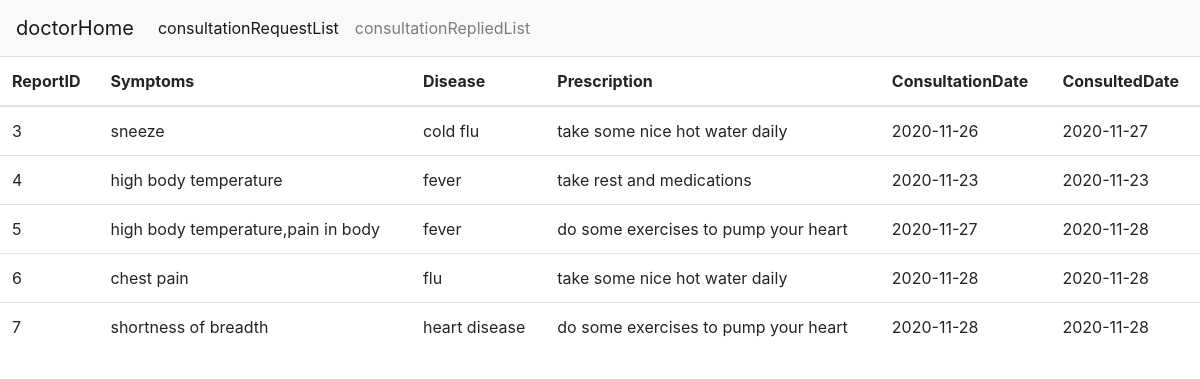
Screenshot of /doctor/patientHealthRecord?uid=1 (signed in) with the database file from the repository.
### app.py (models this page shows, shortened)
class healthRecord(Base):
    __tablename__='healthRecord'
    hid=Column(Integer,primary_key=True)
    uid=Column(Integer, nullable=False)
    did=Column(Integer,nullable=True)
    symptoms=Column(String(100),nullable=False)
    diseases=Column(String(100),nullable=True)
    consultationdate=Column(Date,nullable=True)
    consultateddate=Column(Date,nullable=True)
    prescription=Column(String(100),nullable=True)
    consultationstatus=Column(String(10))

### app.py (the view)
@app.route("/doctor/patientHealthRecord")
def patientHealthRecord():
    uid=request.args.get('uid')
    query=dbsession.query(healthRecord).filter(healthRecord.did==session['doctor'],healthRecord.uid==uid,healthRecord.consultationstatus=='seen').all()
    return render_template("patientHealthRecord.html",query=query)

### templates/patientHealthRecord.html (shortened to what this page needs)
{% extends "doctorBase.html" %}
{% block content %}
    <table class="table">
        <thead>
        <tr>
            <th scope="col">ReportID</th>
            <th scope="col">Symptoms</th>
            <th scope="col">Disease</th>
            <th scope="col">Prescription</th>
            <th scope="col">ConsultationDate</th>
            <th scope="col">ConsultedDate</th>
        </tr>
        </thead>
        <tbody>
        {% for eachRow in query %}
        <tr>
            <td>{{eachRow.hid}}</td>
            <td>{{eachRow.symptoms}}</td>
            <td>{{eachRow.diseases}}</td>
            <td>{{eachRow.prescription}}</td>
            <td>{{eachRow.consultationdate}}</td>
            <td>{{eachRow.consultateddate}}</td>
        </tr>
        {% endfor %}
    </tbody>
    </table>
{% endblock %}

### rows the page displays
healthRecord: hid "3", symptoms "sneeze", diseases "cold flu", prescription "take some nice hot water daily", consultationdate "2020-11-26", consultateddate "2020-11-27"
healthRecord: hid "4", symptoms "high body temperature", diseases "fever", prescription "take rest and medications", consultationdate "2020-11-23", consultateddate "2020-11-23"
healthRecord: hid "5", symptoms "high body temperature,pain in body", diseases "fever", prescription "do some exercises to pump your heart", consultationdate "2020-11-27", consultateddate "2020-11-28"
healthRecord: hid "6", symptoms "chest pain", diseases "flu", prescription "take some nice hot water daily", consultationdate "2020-11-28", consultateddate "2020-11-28"
healthRecord: hid "7", symptoms "shortness of breadth", diseases "heart disease", prescription "do some exercises to pump your heart", consultationdate "2020-11-28", consultateddate "2020-11-28"
